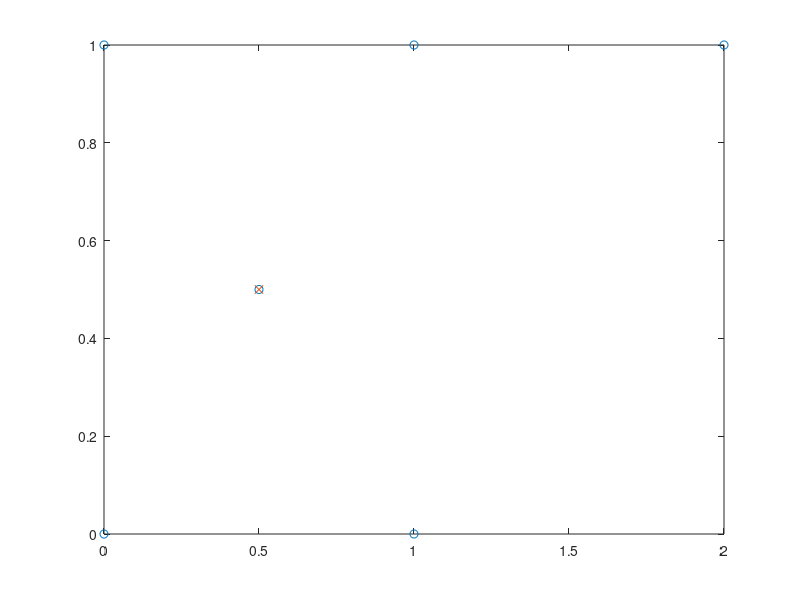

Reproduce this figure in MATLAB. (Note: this script raises an error after producing the figure.)
%Ejemplo pagina 130 libro G. R. Liu - Mesh Free Methods_ Moving Beyond the Finite Element Method-CRC Press (2003)

clear all
clear all
xa(1)=0.5;
xa(2)=0;
xa(3)=0;
xa(4)=1;
xa(5)=1;
xa(6)=2;
%xa(7)=2;
ya(1)=0.5;
ya(2)=1;
ya(3)=0;
ya(4)=1;
ya(5)=0;
ya(6)=1;
%ya(7)=0;




   %number of points 
    M=length(xa);
    N=M;


plot(xa,ya,'o')
u=xa;
   %number of points 
    
    % coordenates
%     x0=xa(1) ; y0=ya(1); 
%     
%     %normalizamos distancias
%     dmax=max(max(xa(2:M)-x0),max(ya(2:M)-y0));
%     
  %local coordinates
  x1r=xa(1:M)
  y1r=ya(1:M);
  x2r=x1r.^2 ; y2r=y1r.^2;
  x1ry1r=y1r.*x1r;
 %Normalize Moment matrix
 PQ=zeros(N,N);
 PQ(:,1)=1;
 PQ(:,2)=x1r';
 PQ(:,3)=y1r';
 PQ(:,4)=x1ry1r';
 PQ(:,5)=x2r';
 PQ(:,6)=y2r';
 A=inv(PQ)
 

 


 %para mi punto central (1,1)
 pt=[1,xa(1),ya(1),xa(1)*ya(1),xa(1).^2,ya(1)^2];
 ptx=[0,1,0,xa(1),2*xa(1),ya(1)];
 pty=[0,1,0,ya(1),0,2*ya(1)];
 ptyx=[0,0,0,1,0,0];
 ptxx=[0,0,0,0,2,0];
 ptyy=[0,0,0,0,0,2];

 up=pt*A*u'
 upx=ptx*A*u'
 upxx=ptxx*A*u'
 upy=pty*A*u'
 upyy=ptyy*A*u'
 upyx=ptyx*A*u'
 
 
 
 
hold on
 plot(xa(1),ya(1),'x')
 
 
 
 stop

    